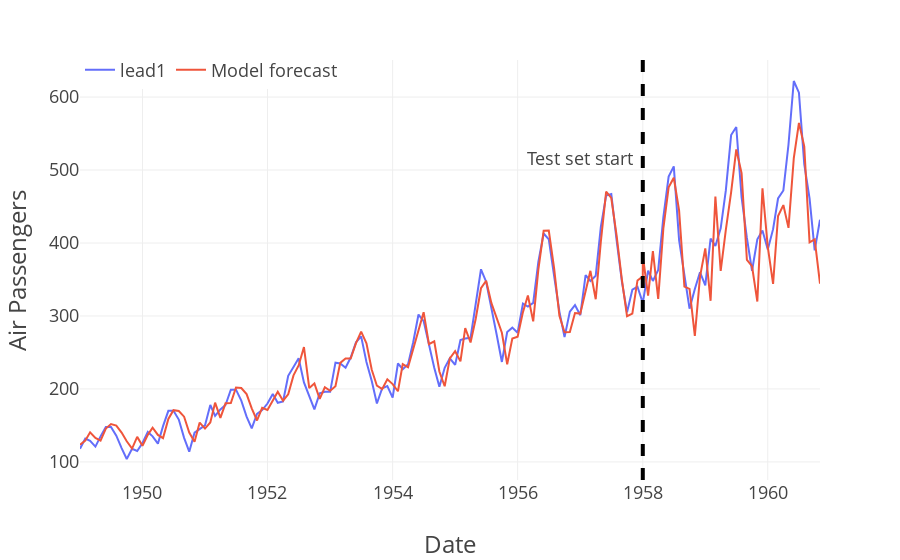

The cell this chart's notebook holds for it:
### Code cell
# Store losses per epoch
train_losses = []
test_losses = []

print("Untrained test\n--------")
initial_test_loss = test_model(test_loader, model, loss_function)
test_losses.append(initial_test_loss)
print()


for ix_epoch in range(130):
    print(f"Epoch {ix_epoch}\n---------")
    train_loss = train_model(train_loader, model, loss_function, optimizer=optimizer)
    train_losses.append(train_loss)
    
    test_loss = test_model(test_loader, model, loss_function)
    test_losses.append(test_loss)
    print()

print("Hidden SİZE XD", model.hidden_size)

# Plot loss per epoch
plt.figure(figsize=(10,5))
plt.plot(train_losses, label='Training loss')
plt.plot(test_losses, label='Testing loss')
plt.xlabel('Epochs')
plt.ylabel('Loss')
plt.legend()
plt.show()

# %% [markdown]
# # Evaluation

# %%
def predict(data_loader, model):
    """Just like `test_loop` function but keep track of the outputs instead of the loss
    function.
    """
    output = torch.tensor([])
    model.eval()
    with torch.no_grad():
        for X, _ in data_loader:
            y_star = model(X)
            output = torch.cat((output, y_star), 0)
    
    return output

# %%
train_eval_loader = DataLoader(train_dataset, batch_size=batch_size, shuffle=False)

ystar_col = "Model forecast"
df_train[ystar_col] = predict(train_eval_loader, model).numpy()
df_test[ystar_col] = predict(test_loader, model).numpy()

df_out = pd.concat((df_train, df_test))[[target, ystar_col]]

for c in df_out.columns:
    df_out[c] = df_out[c] * target_stdev + target_mean

print(df_out)

# %%
fig = px.line(df_out, labels={'value': "Air Passengers", 'Month': 'Date'})
fig.add_vline(x=test_start, line_width=4, line_dash="dash")
fig.add_annotation(xref="paper", x=0.75, yref="paper", y=0.8, text="Test set start", showarrow=False)
fig.update_layout(
  template=plot_template, legend=dict(orientation='h', y=1.02, title_text="")
)
fig.show()
# fig.write_image("air_passengers_forecast.png", width=1200, height=600)

### Figure 1 — Plotly figure (JSON) as saved in the notebook; plotly's stock layout.template omitted (floating-point values rounded to 4 significant figures; data arrays with more than 128 entries replaced by an {"elided": "..."} marker saying what was removed)
{"data": [{"hovertemplate": "variable=lead1<br>Date=%{x}<br>Air Passengers=%{y}<extra></extra>", "legendgroup": "lead1", "line": {"color": "#636efa", "dash": "solid"}, "marker": {"symbol": "circle"}, "mode": "lines", "name": "lead1", "orientation": "v", "showlegend": true, "type": "scatter", "x": {"elided": "144 str values"}, "xaxis": "x", "y": {"elided": "144 int values"}, "yaxis": "y"}, {"hovertemplate": "variable=Model forecast<br>Date=%{x}<br>Air Passengers=%{y}<extra></extra>", "legendgroup": "Model forecast", "line": {"color": "#EF553B", "dash": "solid"}, "marker": {"symbol": "circle"}, "mode": "lines", "name": "Model forecast", "orientation": "v", "showlegend": true, "type": "scatter", "x": {"elided": "144 str values"}, "xaxis": "x", "y": {"elided": "144 float values"}, "yaxis": "y"}], "layout": {"annotations": [{"showarrow": false, "text": "Test set start", "x": 0.75, "xref": "paper", "y": 0.8, "yref": "paper"}], "legend": {"orientation": "h", "title": {"text": ""}, "tracegroupgap": 0, "y": 1.02}, "margin": {"t": 60}, "shapes": [{"line": {"dash": "dash", "width": 4}, "type": "line", "x0": "1958-01-01", "x1": "1958-01-01", "xref": "x", "y0": 0, "y1": 1, "yref": "y domain"}], "xaxis": {"anchor": "y", "domain": [0, 1], "title": {"text": "Date"}}, "yaxis": {"anchor": "x", "domain": [0, 1], "title": {"text": "Air Passengers"}}}}
